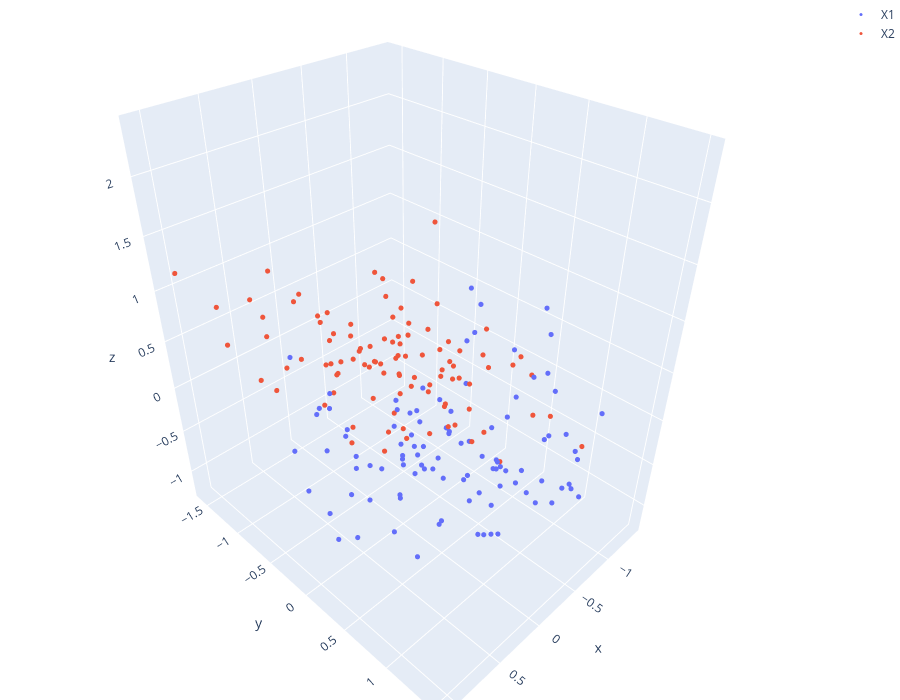

Notebook source saved alongside this figure:
### Code cell
import numpy as np
import matplotlib.pyplot as plt
import plotly.graph_objects as go

a, b = -1, 1
x0, sig = 0, 0.5
prc = 100

A1 = np.random.uniform(low=a, high=b, size=prc)
B1 = np.random.uniform(low= a, high= b, size=prc)
E1 = np.random.uniform(low=a, high=b, size=prc)
A2 = np.random.normal(x0, sig, prc)
B2 = np.random.normal(x0, sig, prc)
E2 = np.random.normal(x0, sig, prc)

X1 = np.column_stack((A1, B1 + 0.5, A1 * E1))
X2 = np.column_stack((A2, B2 + E2, 0.5 + A2 + E2))

X = np.concatenate([X1, X2])

fig = go.Figure()
fig.add_trace(go.Scatter3d(x=X1[:, 0], y=X1[:, 1], z=X1[:, 2], mode='markers', marker=dict(size=3), name='X1'))
fig.add_trace(go.Scatter3d(x=X2[:, 0], y=X2[:, 1], z=X2[:, 2], mode='markers', marker=dict(size=3), name='X2'))
fig.update_layout(height=700, width=900, margin=dict(l=0, r=0, t=0, b=0))
fig.show()
